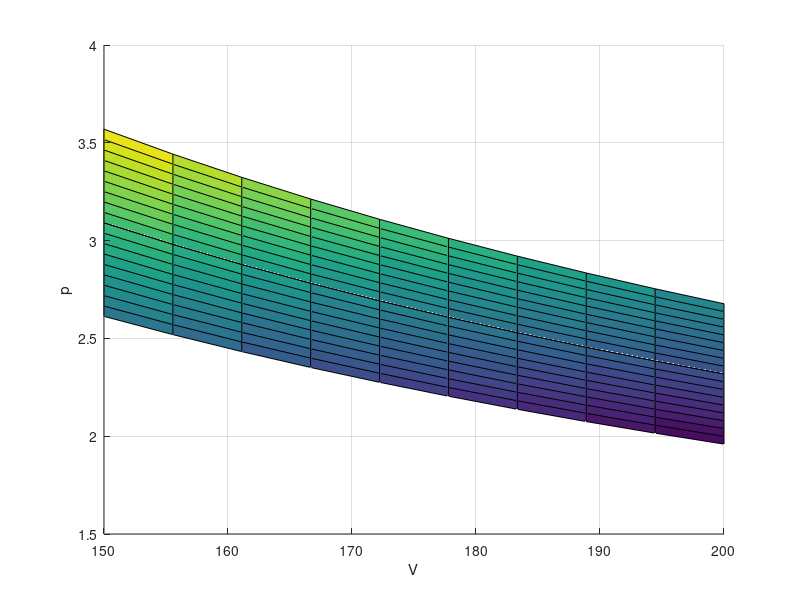
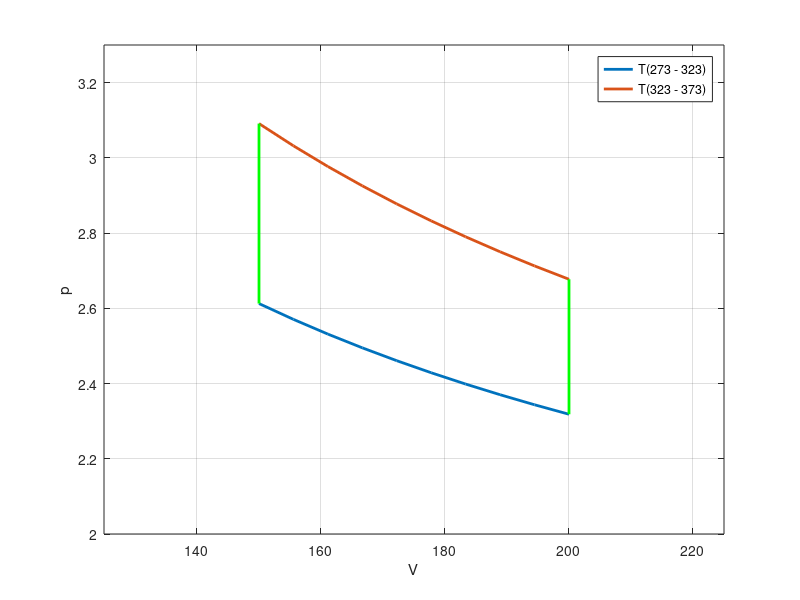

Write the MATLAB code that produced these figures, in order.
Tv1 = linspace(273, 323, 10);
Tv2 = linspace(323, 373, 10);
Vv1 = linspace(150, 200, 10);
[T1m,V1m] = ndgrid(Tv1,Vv1);
[T2m,V1m] = ndgrid(Tv2,Vv1);
R = 0.2871;
m = 5;
% p1 = 7.8378;
% V1 = 50;
p = @(T,V) m*R*T./V;
figure
surf(T1m, V1m, p(T1m,V1m))
hold on
surf(T2m, V1m, p(T2m,V1m))
hold off
grid on
xlabel('T')
ylabel('V')
zlabel('p')
view(90,0)
figure
plot(Vv1, p(Tv1,Vv1), 'LineWidth',2)
hold on
plot(Vv1, p(Tv2,Vv1), 'LineWidth',2)
plot(Vv1(1)*[1 1], p([Tv1(1) Tv1(end)],[1 1]*Vv1(1)), '-g', 'LineWidth',2)
plot(Vv1(end)*[1 1], p([Tv2(1) Tv2(end)],[1 1]*Vv1(end)), '-g', 'LineWidth',2)
hold off
grid
xlabel('V')
ylabel('p')
axis([125  225    2.0  3.3])
legend('T(273 - 323)', 'T(323 - 373)')